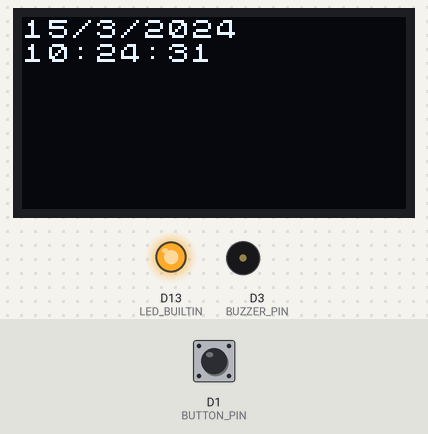
Simulated run of this program. Board: Seeed XIAO (SAMD21). On the bench: 128×64 one-colour display, output pins drawn as LEDs (lit = HIGH), buzzer (waves = sounding). The inputs (shaded band) are chosen by the test bench; at power-on: D1 (BUTTON_PIN) HIGH. The local clock reads 2024-03-15 10:24:30 at power-on unless the program sets it; storage starts empty; what the program prints to the serial monitor is not drawn.

Above: at 1.6 s.
1.7 s: D1 (BUTTON_PIN) pulled LOW for 0.15 s
At 1.8 s:
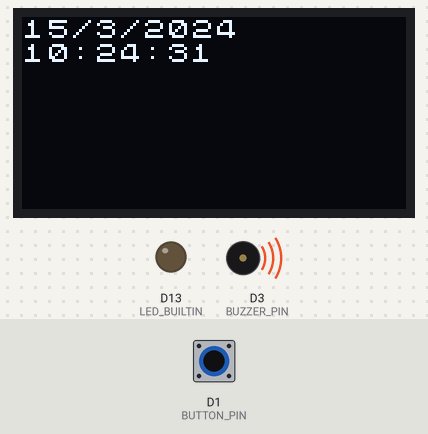
2.4 s: D1 (BUTTON_PIN) pulled LOW for 1 s
At 4.9 s:
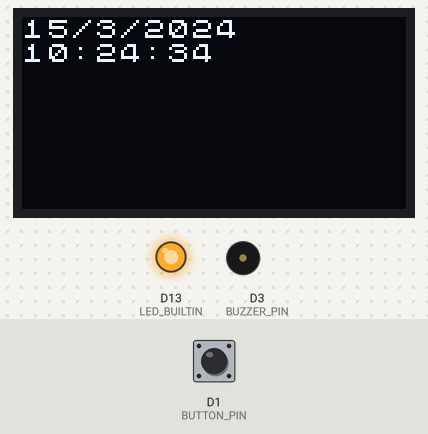
Timing chart, 0 to 6.4 s (numbered marks = the images above; inputs shaded):
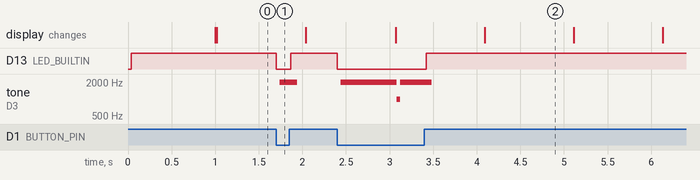

The program:

main.cpp
```cpp
#include <Arduino.h>
#include <U8x8lib.h>
#include "RTClib.h"
#include <SPI.h>
#include <SD.h>

#define BUTTON_PIN   1
#define SD_CS_PIN    2
#define BUZZER_PIN   3
#define SPI_CLK_PIN  8
#define MISO_PIN     9
#define MOSI_PIN    10

RTC_PCF8563 rtc;

U8X8_SSD1306_128X64_NONAME_HW_I2C u8x8(/* reset=*/ U8X8_PIN_NONE);


// set up variables using the SD utility library functions:
Sd2Card card;
SdVolume volume;
SdFile root;

unsigned long screen_update_timer = millis();

void setup(void)
{
    Serial.begin(115200);
    while (!Serial)
    {
        ; // wait for serial port to connect. Needed for native USB port only
    }

    // display
    u8x8.begin();
    u8x8.setFlipMode(1);
    u8x8.setFont(u8x8_font_chroma48medium8_r);

    // initialize the LED pin as an output:
    pinMode(LED_BUILTIN, OUTPUT);
    // initialize the pushbutton pin as an input:
    pinMode(BUTTON_PIN, INPUT_PULLUP);

    pinMode(BUZZER_PIN, OUTPUT);

    if (! rtc.begin())
    {
        Serial.println("Couldn't find RTC");
        Serial.flush();
        abort();
    }

    if (rtc.lostPower())
    {
        Serial.println("RTC is NOT initialized, let's set the time!");
        // When time needs to be set on a new device, or after a power loss, the
        // following line sets the RTC to the date & time this sketch was compiled
        rtc.adjust(DateTime(F(__DATE__), F(__TIME__)));
        // This line sets the RTC with an explicit date & time, for example to set
        // January 21, 2014 at 3am you would call:
        // rtc.adjust(DateTime(2014, 1, 21, 3, 0, 0));
    }

    rtc.start();

    Serial.print("\nInitializing SD card...");

    // we'll use the initialization code from the utility libraries
    // since we're just testing if the card is working!
    if (!card.init(SPI_HALF_SPEED, SD_CS_PIN))
    {
        Serial.println("initialization failed. Things to check:");
        Serial.println("* is a card inserted?");
        Serial.println("* is your wiring correct?");
        Serial.println("* did you change the chipSelect pin to match your shield or module?");
    }
    else
    {
        // print the type of card
        Serial.println();
        Serial.print("Card type:         ");
        switch (card.type())
        {
            case SD_CARD_TYPE_SD1:
                Serial.println("SD1");
                break;
            case SD_CARD_TYPE_SD2:
                Serial.println("SD2");
                break;
            case SD_CARD_TYPE_SDHC:
                Serial.println("SDHC");
                break;
            default:
                Serial.println("Unknown");
        }

        // Now we will try to open the 'volume'/'partition' - it should be FAT16 or FAT32
        if (!volume.init(card))
        {
            Serial.println("Could not find FAT16/FAT32 partition.\nMake sure you've formatted the card");
        }
        else
        {
            Serial.print("Clusters:          ");
            Serial.println(volume.clusterCount());
            Serial.print("Blocks x Cluster:  ");
            Serial.println(volume.blocksPerCluster());

            Serial.print("Total Blocks:      ");
            Serial.println(volume.blocksPerCluster() * volume.clusterCount());
            Serial.println();

            // print the type and size of the first FAT-type volume
            uint32_t volumesize;
            Serial.print("Volume type is:    FAT");
            Serial.println(volume.fatType(), DEC);

            volumesize = volume.blocksPerCluster();    // clusters are collections of blocks
            volumesize *= volume.clusterCount();       // we'll have a lot of clusters
            volumesize /= 2;                           // SD card blocks are always 512 bytes (2 blocks are 1KB)
            Serial.print("Volume size (Kb):  ");
            Serial.println(volumesize);
            Serial.print("Volume size (Mb):  ");
            volumesize /= 1024;
            Serial.println(volumesize);
            Serial.print("Volume size (Gb):  ");
            Serial.println((float)volumesize / 1024.0);

            Serial.println("\nFiles found on the card (name, date and size in bytes): ");
            root.openRoot(volume);

            // list all files in the card with date and size
            root.ls(LS_R | LS_DATE | LS_SIZE);
        }
    }
}

void loop(void)
{
    // check if the pushbutton is pressed. If it is, the buttonState is LOW:
    if (digitalRead(BUTTON_PIN) == LOW)
    {
        // turn LED off:
        digitalWrite(LED_BUILTIN, LOW);

        for (long i = 0; i < 40; i++)
        {
            digitalWrite(BUZZER_PIN, HIGH);
            delayMicroseconds(250);
            digitalWrite(BUZZER_PIN, LOW);
            delayMicroseconds(250);
        }
    }
    else
    {
        // turn LED on:
        digitalWrite(LED_BUILTIN, HIGH);
    }

    if (millis() - screen_update_timer >= 1000)
    {
        DateTime nowTime = rtc.now();
        u8x8.setCursor(0, 0);
        u8x8.print(nowTime.day());
        u8x8.print("/");
        u8x8.print(nowTime.month());
        u8x8.print("/");
        u8x8.print(nowTime.year());
        u8x8.setCursor(0, 1);
        u8x8.print(nowTime.hour());
        u8x8.print(":");
        u8x8.print(nowTime.minute());
        u8x8.print(":");
        u8x8.println(nowTime.second());

        screen_update_timer = millis();
    }
}
```

Measured:
- after the input at 1.7 s, D13 (LED_BUILTIN): HIGH → LOW at once, → HIGH 0.16 s later; tone on D3 (BUZZER_PIN): silent → 1962 Hz at once, → silent 0.20 s later
- after the input at 2.4 s, D13 (LED_BUILTIN): HIGH → LOW at once, → HIGH 1.0 s later; tone on D3 (BUZZER_PIN): silent → 1962 Hz at once, → 993 Hz 0.64 s later, → 1962 Hz 0.04 s later, → silent 0.36 s later
- what the display in image 2 shows lasts 1.0 s, from 4.1 s to 5.1 s
